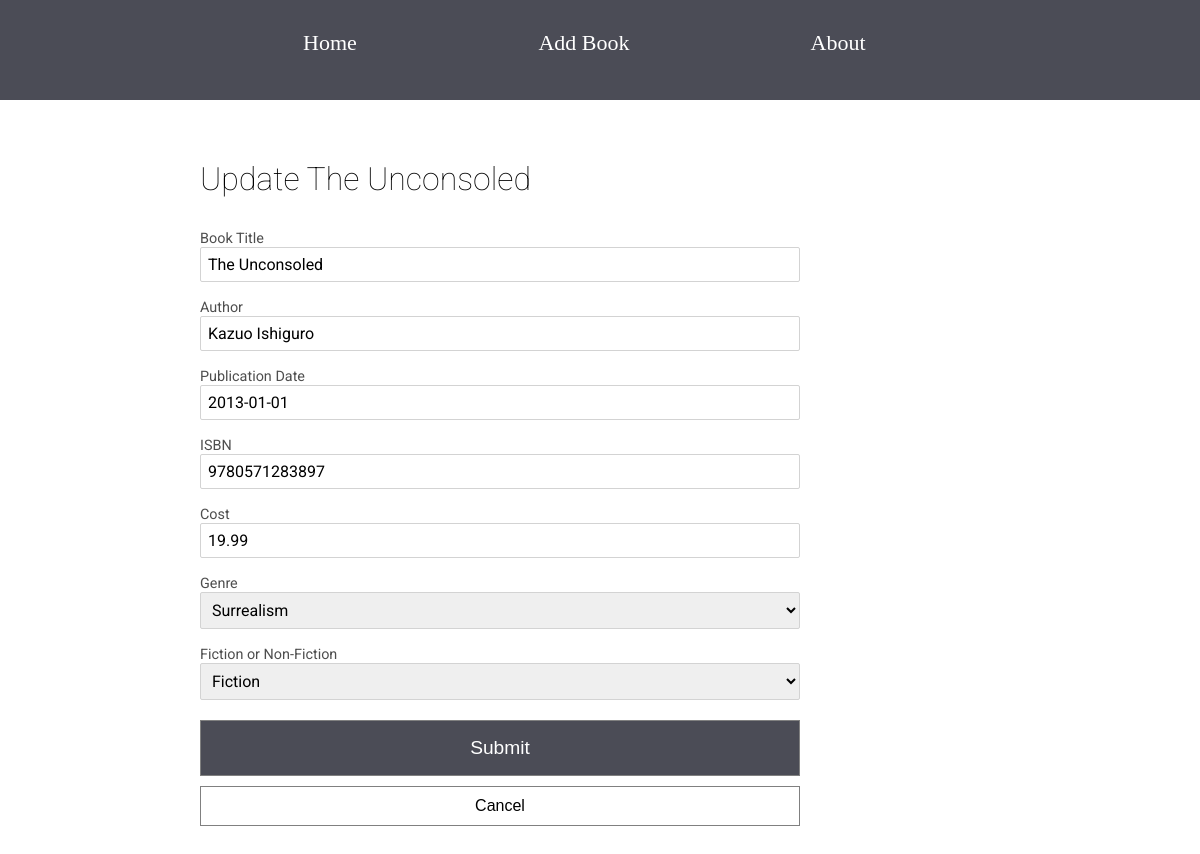
The page /update/3/ on the database its author committed.
### books/models.py (models this page shows, shortened)
class Book(models.Model):
    GENRE_LIST = [
        ('FA', 'Fantasy'),
        ('SF', 'Science Fiction'),
        ('TH', 'Thriller'),
        ('MY', 'Mystery'),
        ('DY', 'Dystopia'),
        ('SS', 'Short Story'),
        ('SU', 'Surrealism'),
        ('SC', 'Science'),
        ('EC', 'Economics'),
        ('MA', 'Maths'),
        ('HI', 'History'),
        ('PH', 'Philosophy'),
        ('FI', 'Finance'),
        ('OT', 'Other'),
        ]
    BOOK_TYPES = [
        ('FI', "Fiction"),
        ('NF', "Non-Fiction"),
    ]
    book_title = models.CharField("Book Title", max_length = 200)
    author = models.CharField(max_length=200)
    publication_date = models.DateField("Publication Date", null=True, blank=True)
    isbn = models.PositiveIntegerField("ISBN", null=True, blank=True, unique=True)
    cost = models.DecimalField(null=True, blank=True, decimal_places=2, max_digits=6)
    added_date = models.DateField(null=True, blank=True)
    borrowed_to = models.CharField(max_length=200, null=True, blank=True)
    genre = models.CharField(max_length=20, choices=GENRE_LIST)
    book_type = models.CharField("Fiction or Non-Fiction", max_length=40, choices=BOOK_TYPES)

### books/views.py (the view)
# urls.py: path('update/<pk>/', views.BookUpdateView.as_view(), name='book_update'),
class BookUpdateView(UpdateView):
    model = models.Book
    form_class = forms.BookForm

### books/forms.py
class BookForm(forms.ModelForm):
    class Meta():
        model = Book
        fields = ('book_title', 'author', 'publication_date', 'isbn', 'cost',
                'genre', 'book_type')

### templates/books/book_form.html (shortened to what this page needs)
{% extends 'books/base.html' %}
{% block body_block %}
{% load widget_tweaks %}
<div class="container">
    <div class="header">
        {% if book.pk %}
            <h1>Update {{ book.book_title }}</h1>
        {% else %}
            <h1>Create Book</h1>
        {% endif %}
    </div>
        <div class="form">
            <form method="POST">
                {% for field in form.visible_fields %}
                    <div class="form-group">
                        <label for="{{ form.id_for_label }}">{{ field.label }}</label>
                        {{ field }}
                    </div>
                {% endfor %}
                <input type="submit" name="" value="Submit" class="input-button-submit">
            </form>
            {% if book.pk %}
                <a href="{% url 'book_app:book_details' pk=book.pk %}">
                    <button class="button-medium">
                        Cancel
                    </button>
                </a>
            {% else %}
            <a href="{% url 'book_app:index' %}">
                <button class="button-medium">
                    Cancel
                </button>
            </a>
            {% endif %}
        </div>
</div>
{% endblock %}

### static/css/base.css (style rules this page uses)
* { margin: 0; padding: 0; box-sizing: border-box; }
html { font-size: 16px; }
.container { margin: 40px 200px; }
.header { font-family: "Roboto", sans-serif; margin: 50px 0 20px; }
.header h1 { font-size: 2rem; padding: 10px 0; font-weight: lighter; }
.button-medium { border: 1px solid grey; background-color: white; color: black; padding: 10px 32px; font-size: 1rem; width: 100%; }
.form { max-width: 600px; min-width: 200px; margin: 20px 0; }
.form-group { font-family: "Roboto", sans-serif; padding-bottom: 15px; min-width: 300px; max-width: 600px; }
.form-group label { min-width: 300px; font-size: .9rem; color: rgb(78, 78, 78); }
.form-group input, select { width: 100%; min-width: 300px; padding: 7px; font-family: "Roboto", sans-serif; font-size: 1rem; border-radius: 2px; border: 1px solid lightgrey; }
.input-button-submit { background-color: #4B4C56; color: white; border: 1px solid grey; padding: 16px; width: 100%; margin-top: 5px; font-size: 1.2rem; margin-bottom: 10px; }

### rows shown on the page
Book: book_title "The Unconsoled", visible_fields "The Unconsoled" "Kazuo Ishiguro" "2013-01-01" "9780571283897" "19.99" "Surrealism" "Fiction"

### other values the page prints
{{ field.label }} "Book Title" "Author" "Publication Date" "ISBN" "Cost" "Genre" "Fiction or Non-Fiction"
